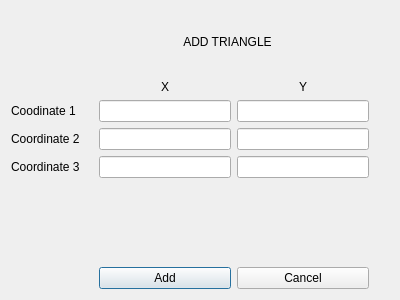
<?xml version="1.0" encoding="UTF-8"?>
<ui version="4.0">
 <class>DLGShapeAdderTri</class>
 <widget class="QDialog" name="Dialog">
  <property name="geometry">
   <rect>
    <x>0</x>
    <y>0</y>
    <width>400</width>
    <height>300</height>
   </rect>
  </property>
  <property name="windowTitle">
   <string>Dialog</string>
  </property>
  <layout class="QGridLayout" name="gridLayout">
   <item row="5" column="0">
    <widget class="QLabel" name="label_6">
     <property name="text">
      <string>Coordinate 2</string>
     </property>
    </widget>
   </item>
   <item row="8" column="0">
    <widget class="QLabel" name="label_7">
     <property name="text">
      <string>Coordinate 3</string>
     </property>
    </widget>
   </item>
   <item row="2" column="3">
    <widget class="QLabel" name="label_4">
     <property name="text">
      <string>Y</string>
     </property>
     <property name="alignment">
      <set>Qt::AlignCenter</set>
     </property>
    </widget>
   </item>
   <item row="4" column="2">
    <widget class="QLineEdit" name="lineEdit"/>
   </item>
   <item row="5" column="3">
    <widget class="QLineEdit" name="lineEdit_4"/>
   </item>
   <item row="10" column="2">
    <spacer name="verticalSpacer_2">
     <property name="orientation">
      <enum>Qt::Vertical</enum>
     </property>
     <property name="sizeHint" stdset="0">
      <size>
       <width>20</width>
       <height>40</height>
      </size>
     </property>
    </spacer>
   </item>
   <item row="4" column="0">
    <widget class="QLabel" name="label_5">
     <property name="text">
      <string>Coodinate 1</string>
     </property>
    </widget>
   </item>
   <item row="24" column="2">
    <widget class="QPushButton" name="pushButton">
     <property name="text">
      <string>Add</string>
     </property>
    </widget>
   </item>
   <item row="22" column="1">
    <widget class="QLabel" name="label">
     <property name="text">
      <string/>
     </property>
    </widget>
   </item>
   <item row="24" column="3">
    <widget class="QPushButton" name="pushButton_2">
     <property name="text">
      <string>Cancel</string>
     </property>
    </widget>
   </item>
   <item row="1" column="1" colspan="3">
    <widget class="QLabel" name="label_2">
     <property name="text">
      <string>ADD TRIANGLE</string>
     </property>
     <property name="textFormat">
      <enum>Qt::RichText</enum>
     </property>
     <property name="alignment">
      <set>Qt::AlignCenter</set>
     </property>
    </widget>
   </item>
   <item row="1" column="4">
    <spacer name="verticalSpacer">
     <property name="orientation">
      <enum>Qt::Vertical</enum>
     </property>
     <property name="sizeHint" stdset="0">
      <size>
       <width>20</width>
       <height>40</height>
      </size>
     </property>
    </spacer>
   </item>
   <item row="2" column="2">
    <widget class="QLabel" name="label_3">
     <property name="text">
      <string>X</string>
     </property>
     <property name="alignment">
      <set>Qt::AlignCenter</set>
     </property>
    </widget>
   </item>
   <item row="5" column="2">
    <widget class="QLineEdit" name="lineEdit_3"/>
   </item>
   <item row="4" column="3">
    <widget class="QLineEdit" name="lineEdit_2"/>
   </item>
   <item row="8" column="2">
    <widget class="QLineEdit" name="lineEdit_5"/>
   </item>
   <item row="8" column="3">
    <widget class="QLineEdit" name="lineEdit_6"/>
   </item>
  </layout>
 </widget>
 <resources/>
 <connections/>
</ui>
